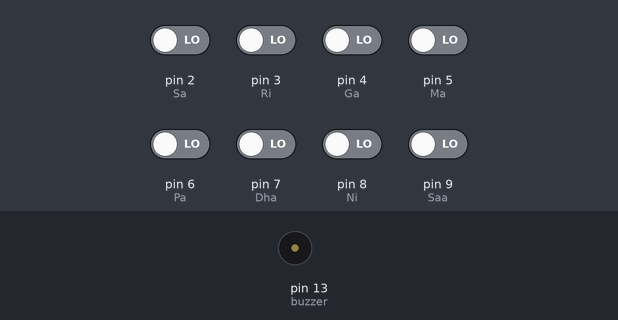
A sketch run on a simulated Arduino Uno, built with avr-gcc and run on an emulated ATmega328P. Shown: buzzer (waves = sounding). The test bench sets the inputs (shaded band); at power-on: pin 2 (Sa), pin 3 (Ri), pin 4 (Ga), pin 5 (Ma), pin 6 (Pa), pin 7 (Dha), pin 8 (Ni), pin 9 (Saa) LOW.

Above: at 1.2 s.
1.3 s: pin 2 (Sa) driven HIGH
At 2.1 s:
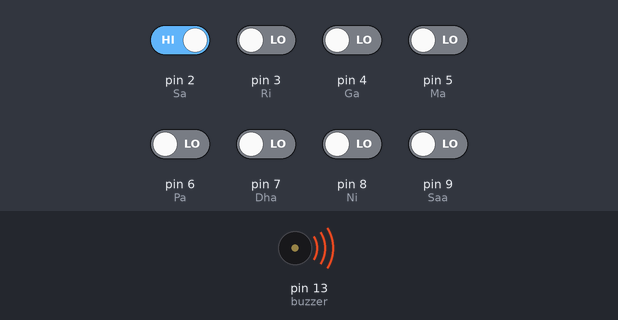
Timing chart, 0 to 4.3 s (numbered marks = the images above; inputs shaded):
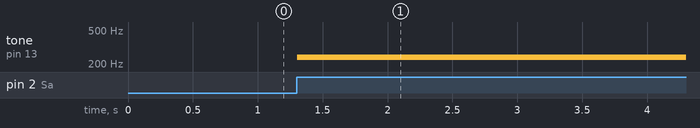

Measured:
- after the input at 1.3 s, tone on pin 13 (buzzer): silent → 240 Hz at once

The sketch:

arduino_piano_circuit_1.ino
```cpp
// DEFINING PUSH BUTTONS
int Sa = 2;
int Ri = 3;
int Ga = 4;
int Ma = 5;
int Pa = 6;
int Dha = 7;
int Ni = 8;
int Saa = 9;
// DEFINING BUZZER
int buzzer = 13;

void setup()
{
  // DECLARING BUTTON PINS AS INPUT
  pinMode(Sa,INPUT);
  pinMode(Ri,INPUT);
  pinMode(Ga,INPUT);
  pinMode(Ma,INPUT);
  pinMode(Pa,INPUT);
  pinMode(Dha,INPUT);
  pinMode(Ni,INPUT);
  pinMode(Saa,INPUT);
  // DECLARING BUTTON AS OUTPUT
  pinMode(buzzer,OUTPUT);

}

void loop()
{
  // READ THE VALUES FROM BUTTONS
  int b1 = digitalRead(Sa);
  int b2 = digitalRead(Ri);
  int b3 = digitalRead(Ga);
  int b4 = digitalRead(Ma);
  int b5 = digitalRead(Pa);
  int b6 = digitalRead(Dha);
  int b7 = digitalRead(Ni);
  int b8 = digitalRead(Saa);

  if( b1 == 1 ){
     tone(buzzer,240,100);
  }
    if( b2 == 1 ){
     tone(buzzer,270,100);
  }
    if( b3 == 1 ){
     tone(buzzer,300,100);
  }
    if( b4 == 1 ){
     tone(buzzer,337.5,100);
  }
    if( b5 == 1 ){
     tone(buzzer,360,100);
  }
    if( b6 == 1 ){
     tone(buzzer,400,100);
  }
    if( b7 == 1 ){
     tone(buzzer,450,100);
  }
    if( b8 == 1 ){
     tone(buzzer,470,100);
  }

// now let's put a short delay for a nice pitch
  delay(10);


}
```
